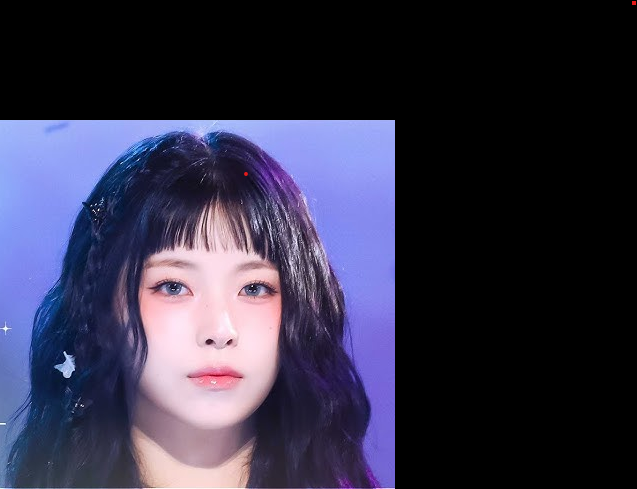
#> input picture gyujin.png, 637 x 489 px, found by its file name
$ jupyter execute '과제5&6.ipynb'   (shell and % lines are left out)
#> lines starting #> are read from the running program, lines starting #| are printed output that depends on the picture
<a href="https://colab.research.google.com/github/KimSeonHo-719/CV/blob/main/%EA%B3%BC%EC%A0%9C5%266.ipynb" target="_parent"></a>

[cell 1]
import cv2
import numpy as np
import math
import matplotlib.pyplot as plt

[cell 2]
img_BGR=cv2.imread('/content/gyujin.png')
#> img_BGR is the input picture: shape (489, 637, 3); mean B, G, R 71.4, 49.5, 52.1
img_GRAY = cv2.cvtColor(img_BGR,cv2.COLOR_BGR2GRAY)
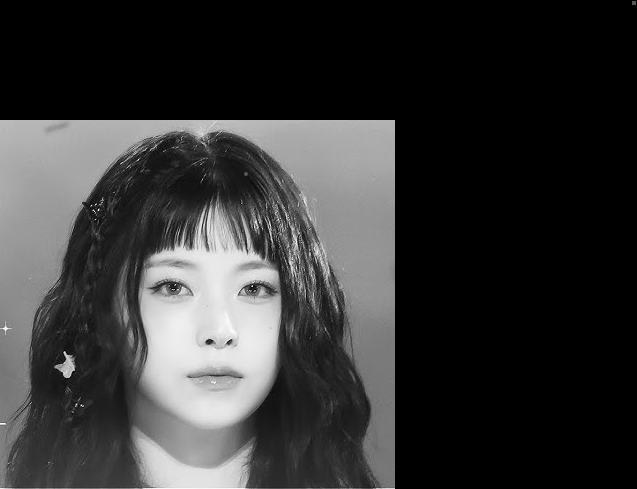
#> img_GRAY: shape (489, 637); min 0, max 253, mean 52.8
plt.imshow(img_GRAY,cmap='gray')

[cell 3]
# Frequency domain에서 이미지 보기
def dft_image(img):
  # 2차원 FFT 계산 후, 중심으로 이동
  dft=np.fft.fft2(img)
  dft_shift=np.fft.fftshift(dft)
  return dft_shift
dft_shift=dft_image(img_GRAY)

def idft_image(dft_shift):
  # 중심 이동 역변환 후, 역 FFT 계산
  f_ishift=np.fft.ifftshift(dft_shift)
  img_back=np.fft.ifft2(f_ishift)
  img_back=np.abs(img_back)
  return img_back
idft_shift=idft_image(dft_shift)

# 주파수 스펙트럼의 로그 스케일(시각화를 위해)
magnitude_spectrum_DFT=20*np.log(np.abs(dft_shift)+1)
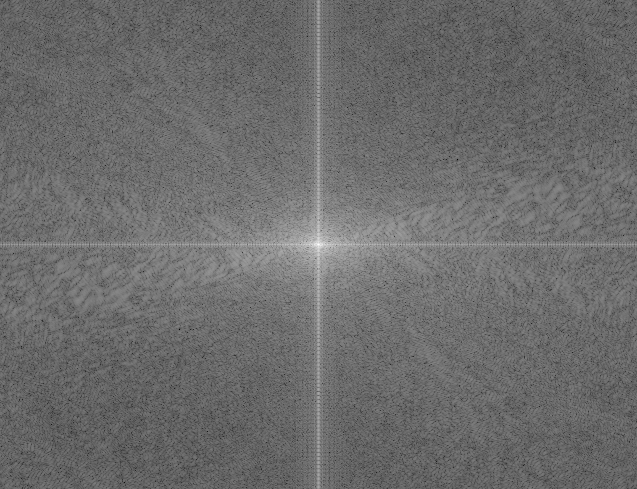
#> magnitude_spectrum_DFT: shape (489, 637) float64; min 32.21, max 332.3, mean 159.5; drawn with min black and max white
magnitude_spectrum_IDFT=20*np.log(np.abs(idft_shift)+1)
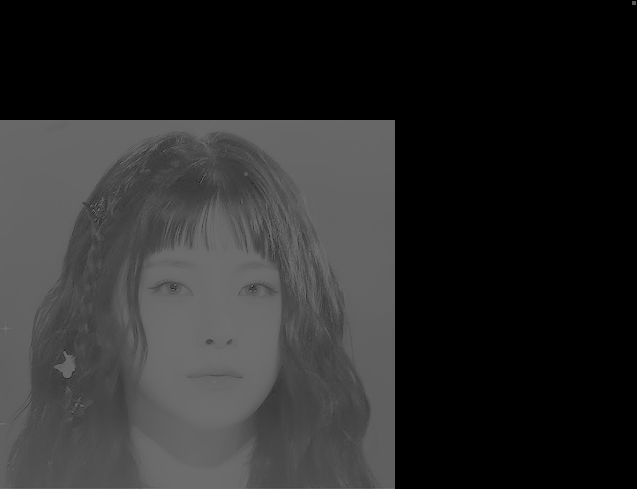
#> magnitude_spectrum_IDFT: shape (489, 637) float64; min 0, max 110.7, mean 42.2

[cell 4]
# DFT Visualization
plt.figure(figsize=(8,6))
plt.imshow(magnitude_spectrum_DFT, cmap='gray')

[cell 5]
# IDFT Visualization - ERROR
# 원본에서 밝기를 최대화한 것처럼 바뀌었다.
# 원인으로는 정규화 방법에서 원본 이미지의 최대/최소값을 고려하지 않고 단순히 동적 범위만 맞춰서 이런 결과가 나온다고 한다. - ChatGPT
## => 정규화 범위가 맞춰지지 않았다는 뜻으로 이해했다.
# 또한 주파수 스펙트럼은 로그 스케일로 변환하여 시각화하지만 spatial domain에서는 로그 스케일 변환을 고려하지 않기 때문이다. - ChatGPT
plt.figure(figsize=(8,6))
plt.imshow(magnitude_spectrum_IDFT, cmap='gray')

[cell 6]
# 복원된 이미지 정규화 (0~255)
# 정규화 범위 0~255로 선형변환
# 최소 최대를 0, 255로 맞춰 이미지 데이터에 매핑하는 방식이다. - ChatGPT
# 입력 이미지 idft_shift의 최소, 최대값을 찾아서 각 픽셀에 대해 변환하여 매핑한 것으로 보인다.
img_back_norm = cv2.normalize(idft_shift, None, 0, 255, cv2.NORM_MINMAX)

plt.figure(figsize=(8,6))
plt.imshow(img_back_norm, cmap='gray')

[cell 7]
# Low-pass Filter
# 3-1 디지털신호처리 시간에 생성했던 LowPassFilter를 바탕으로 코드를 생성했다.
# shape = 필터 적용할 주파수 스펙트럼 크기
def lowpassfilter(shape,threshold):
  r,c=shape

  # 주파수 스펙트럼 중앙좌표 => 푸리에 변환 결과 저주파 성분은 중앙으로 몰리고 고주파 성분은 코너로 몰리기 때문에.
  center_r,center_c=r//2,c//2
  y,x=np.ogrid[:r,:c]

  # 각 픽셀 중심에서 거리 계산
  d=np.sqrt((x-center_c)**2+(y-center_r)**2)

  mask=d<=threshold
  return mask

[cell 8]
# High-pass Filter
# highpassfilter는 lowpassfilter 반대이므로 1에서 빼주면 됨
def highpassfilter(shape, threshold):
  return 1-lowpassfilter(shape,threshold)

[cell 9]
# 임계값은 50으로 지정
threshold=50

# 필터 마스크를 이용하여 임계값과 필터 조건에 맞는 주파수 설정
lp=lowpassfilter(dft_shift.shape,threshold)
hp=highpassfilter(dft_shift.shape,threshold)

# 주파수 도메인에서 각 필터 적용
dft_lp=dft_shift*lp
dft_hp=dft_shift*hp

# 역변환으로 다시 변환
img_lp = idft_image(dft_lp)
#> in idft_image (call 2), `img_back=np.abs(img_back)`:
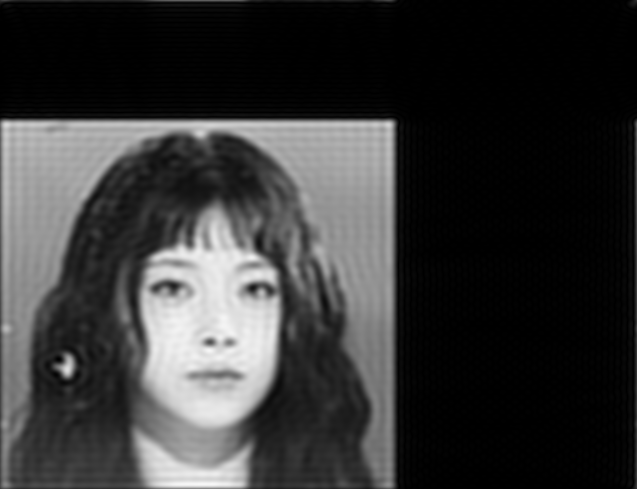
#> img_back: shape (489, 637) float64; min 5.95e-06, max 247.7, mean 54
img_hp = idft_image(dft_hp)
#> in idft_image (call 3), `img_back=np.abs(img_back)`:
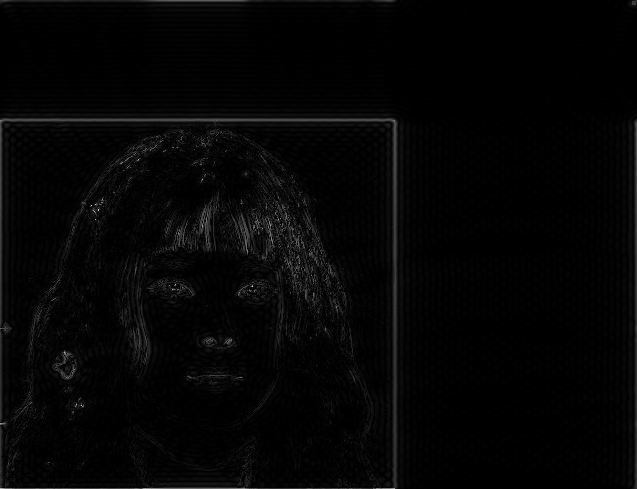
#> img_back: shape (489, 637) float64; min 5.95e-06, max 204.2, mean 5.4

$ run again, with 이미지.jpeg saved as gyujin.png
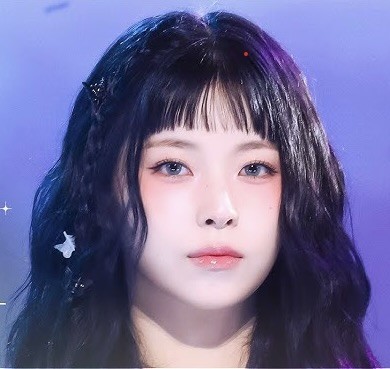
#> input picture 이미지.jpeg, 390 x 369 px, found by its file name
#> img_BGR is the input picture: shape (369, 390, 3); mean B, G, R 148.2, 106, 110.5
#> `magnitude_spectrum_IDFT=20*np.log(np.abs(idft_shift)+1)`:
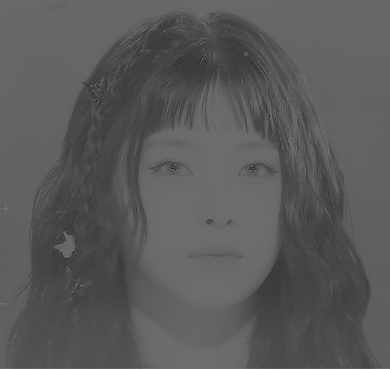
#> magnitude_spectrum_IDFT: shape (369, 390) float64; min 21.97, max 110.7, mean 90
#> in idft_image (call 3), `img_back=np.abs(img_back)`:
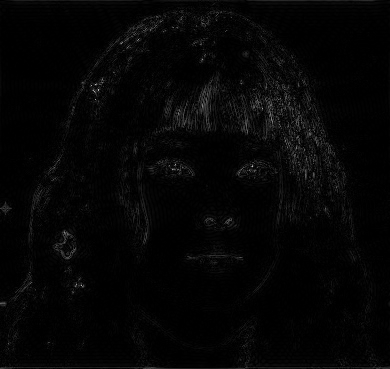
#> img_back: shape (369, 390) float64; min 1.77e-05, max 192.8, mean 5.5
